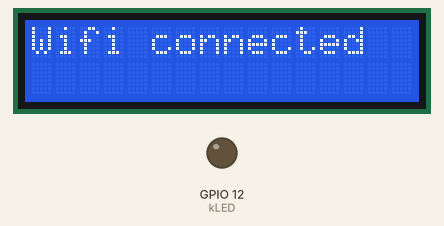
This sketch was run on a simulated ESP8266 (NodeMCU). Shown: 16×2 character LCD, output pins drawn as LEDs (lit = HIGH). WiFi joins after 1.5 s; servers stay silent unless stated; uploads are accepted with an empty reply; what the sketch prints to the serial monitor is not drawn.

Above: at 2.28 s.

The sketch:

ArduinoLED.ino
```cpp
/* An object of class Auto football gym.
 *  Author : 00gym team
 *  Date of last modification : 22 November 2023 */

#include <Wire.h>
#include <LiquidCrystal_I2C.h>
#include <Arduino.h>
#include <ArduinoJson.h>
#include <ESP8266WiFi.h>
#include <ESP8266WiFiMulti.h>
#include <ESP8266HTTPClient.h>
#include <WiFiClient.h>

const char* ssid = "changyup";
const char* pass = "dkssud12gkgk";
String address = "https://00gym.shop/arduino_check?id=1";
const int port = 443;   //https port num
int value;

const int kLED = 12;
LiquidCrystal_I2C lcd(0x27, 16, 2);

/*method for connecting WIFI
 * parameter : WIFI ssid, WIFI pass
 */
void WIFIConnection(const char* ssid, const char* pass)
{
  WiFi.begin(ssid, pass);
  Serial.print("[WIFI] ");
  while(WiFi.status() != WL_CONNECTED)
  {
    delay(1000);
    Serial.print(".");
  }
  Serial.println("");
  Serial.print("[Wifi] Connected");
  Serial.print("IP address : \t");
  Serial.println(WiFi.localIP());
}

/*method for get condition variable from server
 * parameter : server address, port num(443)
 */
int GetValue(String address, const int port)
{
  WiFiClientSecure client;
  client.setInsecure();
  client.connect(address, port);
  HTTPClient http;
  int num;
  Serial.print("[HTTP] begin...\n");
  if (http.begin(client, address))
  {
    Serial.print("[HTTP] GET...\n");
    int httpcode = http.GET();
    if (httpcode > 0)
    {
      Serial.printf("[HTTP] GET... code: %d\n", httpcode);
      String payload = http.getString();
      Serial.println(payload);
      const char* json = payload.c_str();

      StaticJsonDocument<200> doc;
      auto error1 = deserializeJson(doc, json);
      if (error1)
      {
        Serial.print(F("deserializeJson() failed with code "));
        Serial.println(error1.c_str());
        return -1;
      }
      bool isSuccess = doc["isSuccess"];

      if (isSuccess==true)
      {
        String result = doc["result"];
        Serial.println(result);
        auto error2 = deserializeJson(doc, result);
        if (error2)
        {
          Serial.print(F("deserializeJson() failed with code "));
          Serial.println(error2.c_str());
          return -1;
        }
        num = doc["condValue"];
        Serial.println(num);
      }
      else if (isSuccess!=true)
      {
        Serial.println("wrong request");
        lcd.setCursor(1,1);
        lcd.print("Wrong Request");
        http.end();
        return -1;
      }
    }
    else
    {
      Serial.printf("[HTTP] GET... failed, error: %s\n", http.errorToString(httpcode).c_str());
      lcd.setCursor(1,1);
      lcd.print("CCC");
    }
    http.end();
  }
  else
  {
    Serial.printf("[HTTP} Unable to connect\n");
  }
  return num;
}
/*method for system control by condition variable.
 * parameter : value
 */
void SystemControl(int value)
{
  if (value > 0)
  {
    Serial.println("Led system on");
    digitalWrite(kLED, HIGH);
    lcd.setCursor(1,1);
    lcd.print("led on");
  }
  else if (value <= 0 )
  {
    Serial.println("Led system off");
    digitalWrite(kLED, LOW);
    lcd.setCursor(1,1);
    lcd.print("led off");
  }
}

void setup()
{
  Serial.begin(115200);
  pinMode(kLED, OUTPUT);
  lcd.init();
  lcd.backlight();
  WIFIConnection(ssid, pass);
}

void loop()
{
  if ((WiFi.status() != WL_CONNECTED))
  {
    Serial.println("NO WIFI");
    lcd.setCursor(0,0);
    lcd.print("No Wifi");
    WIFIConnection(ssid, pass);
    lcd.clear();
  }
  else if ((WiFi.status() == WL_CONNECTED))
  {
    lcd.setCursor(0,0);
    lcd.print("Wifi connected");
    value = GetValue(address, port);
  }

  SystemControl(value);

  delay(1000*60*3);
  lcd.clear();
}
```

Measured:
- what the display in image 0 shows lasts 0.4 s, from 2.1 s to 2.5 s
